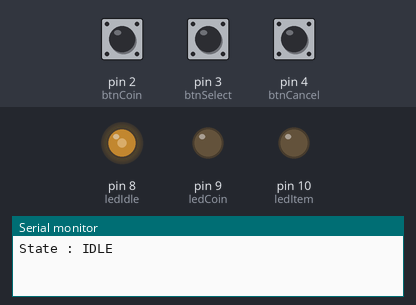
A sketch run on a simulated Arduino Uno, built with avr-gcc and run on an emulated ATmega328P. Parts: output pins drawn as LEDs (lit = HIGH), the last lines printed to the serial monitor. The test bench sets the inputs (shaded band); at power-on: pin 2 (btnCoin) HIGH, pin 3 (btnSelect) HIGH, pin 4 (btnCancel) HIGH.

Above: at 1.2 s.
1.3 s: pin 2 (btnCoin) pulled LOW for 0.15 s
At 2.8 s:
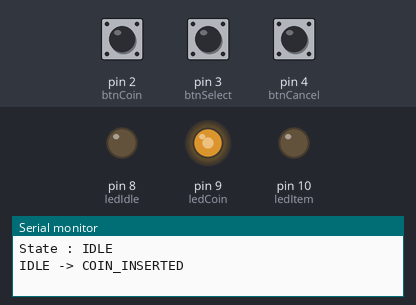
3.1 s: pin 3 (btnSelect) pulled LOW for 0.15 s
At 3.9 s:
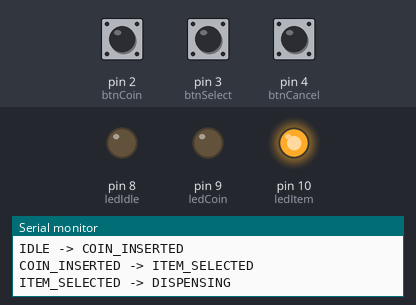
6.2 s: pin 2 (btnCoin) pulled LOW for 1 s
At 6.55 s:
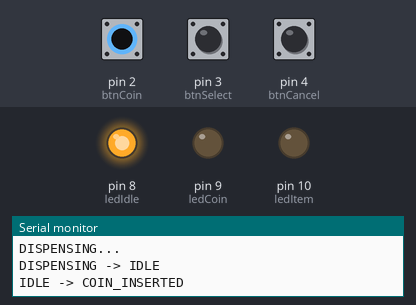
8.7 s: pin 4 (btnCancel) pulled LOW for 0.15 s
At 8.87 s:
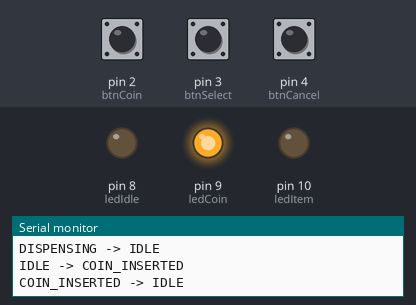
Timing chart, 0 to 11.3 s (numbered marks = the images above; inputs shaded):
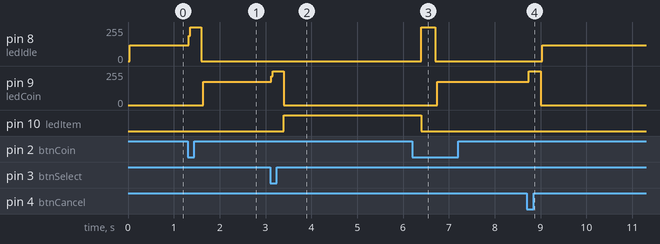

Measured:
- after the input at 1.3 s, pin 8 (ledIdle): 119/255 → 255/255 at once, → 0/255 0.28 s later; pin 9 (ledCoin): 0/255 → 173/255 after 0.34 s
- after the input at 3.1 s, pin 9 (ledCoin): 173/255 → 255/255 at once, → 0/255 0.28 s later; pin 10 (ledItem): LOW → HIGH after 0.30 s
- after the input at 6.2 s, pin 8 (ledIdle): 0/255 → 255/255 after 0.20 s, → 0/255 0.30 s later; pin 9 (ledCoin): 0/255 → 173/255 after 0.54 s
- after the input at 8.7 s, pin 8 (ledIdle): 0/255 → 119/255 after 0.34 s; pin 9 (ledCoin): 173/255 → 255/255 at once, → 0/255 0.26 s later

The sketch:

state_machine.ino
```cpp
/*
 * Author: Puthiyaraj P
 * Date: 04-07-2026
 * Description: State Machine with LEDs and Serial Monitor
 * IIT Jammu Summer School 2026 - IoT Assignment Q18
 */
const int ledIdle = 8;
const int ledCoin = 9;
const int ledItem = 10;

const int btnCoin = 2;
const int btnSelect = 3;
const int btnCancel = 4;

int state = 0;

// 0 = IDLE
// 1 = COIN_INSERTED
// 2 = ITEM_SELECTED
// 3 = DISPENSING

void setup()
{
  Serial.begin(9600);

  pinMode(ledIdle, OUTPUT);
  pinMode(ledCoin, OUTPUT);
  pinMode(ledItem, OUTPUT);

  pinMode(btnCoin, INPUT_PULLUP);
  pinMode(btnSelect, INPUT_PULLUP);
  pinMode(btnCancel, INPUT_PULLUP);

  Serial.println("State : IDLE");
}

void loop()
{
  updateLEDs();

  // IDLE
  if (state == 0)
  {
    if (digitalRead(btnCoin) == LOW)
    {
      state = 1;
      Serial.println("IDLE -> COIN_INSERTED");
      delay(300);
    }
  }

  // COIN_INSERTED
  else if (state == 1)
  {
    if (digitalRead(btnSelect) == LOW)
    {
      state = 2;
      Serial.println("COIN_INSERTED -> ITEM_SELECTED");
      delay(300);
    }

    else if (digitalRead(btnCancel) == LOW)
    {
      state = 0;
      Serial.println("COIN_INSERTED -> IDLE");
      delay(300);
    }
  }

  // ITEM_SELECTED
  else if (state == 2)
  {
    Serial.println("ITEM_SELECTED -> DISPENSING");
    state = 3;
    delay(1000);
  }

  // DISPENSING
  else if (state == 3)
  {
    updateLEDs();

    Serial.println("DISPENSING...");
    delay(2000);

    Serial.println("DISPENSING -> IDLE");

    state = 0;
  }
}

void updateLEDs()
{
  digitalWrite(ledIdle, LOW);
  digitalWrite(ledCoin, LOW);
  digitalWrite(ledItem, LOW);

  if (state == 0)
  {
    digitalWrite(ledIdle, HIGH);
  }

  else if (state == 1)
  {
    digitalWrite(ledCoin, HIGH);
  }

  else if (state == 2 || state == 3)
  {
    digitalWrite(ledItem, HIGH);
  }
}
```
